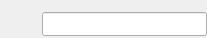
<?xml version="1.0" encoding="UTF-8"?>
<ui version="4.0">
 <class>Module_DongliTeahouseLogin</class>
 <widget class="QWidget" name="Module_DongliTeahouseLogin">
  <property name="geometry">
   <rect>
    <x>0</x>
    <y>0</y>
    <width>207</width>
    <height>38</height>
   </rect>
  </property>
  <property name="windowTitle">
   <string>Module_DongliTeahouseLogin</string>
  </property>
  <layout class="QHBoxLayout" name="horizontalLayout">
   <property name="spacing">
    <number>7</number>
   </property>
   <property name="leftMargin">
    <number>7</number>
   </property>
   <property name="topMargin">
    <number>10</number>
   </property>
   <property name="rightMargin">
    <number>0</number>
   </property>
   <property name="bottomMargin">
    <number>0</number>
   </property>
   <item>
    <widget class="QLabel" name="label">
     <property name="sizePolicy">
      <sizepolicy hsizetype="Fixed" vsizetype="Fixed">
       <horstretch>0</horstretch>
       <verstretch>0</verstretch>
      </sizepolicy>
     </property>
     <property name="minimumSize">
      <size>
       <width>28</width>
       <height>28</height>
      </size>
     </property>
     <property name="text">
      <string/>
     </property>
     <property name="pixmap">
      <pixmap resource="../DongliTeahouse.qrc">:/white/white_lock.svg</pixmap>
     </property>
     <property name="scaledContents">
      <bool>true</bool>
     </property>
    </widget>
   </item>
   <item>
    <widget class="QLineEdit" name="lineEdit">
     <property name="minimumSize">
      <size>
       <width>165</width>
       <height>24</height>
      </size>
     </property>
     <property name="font">
      <font>
       <pointsize>9</pointsize>
      </font>
     </property>
     <property name="echoMode">
      <enum>QLineEdit::Password</enum>
     </property>
    </widget>
   </item>
  </layout>
 </widget>
 <resources>
  <include location="../DongliTeahouse.qrc"/>
 </resources>
 <connections/>
</ui>
